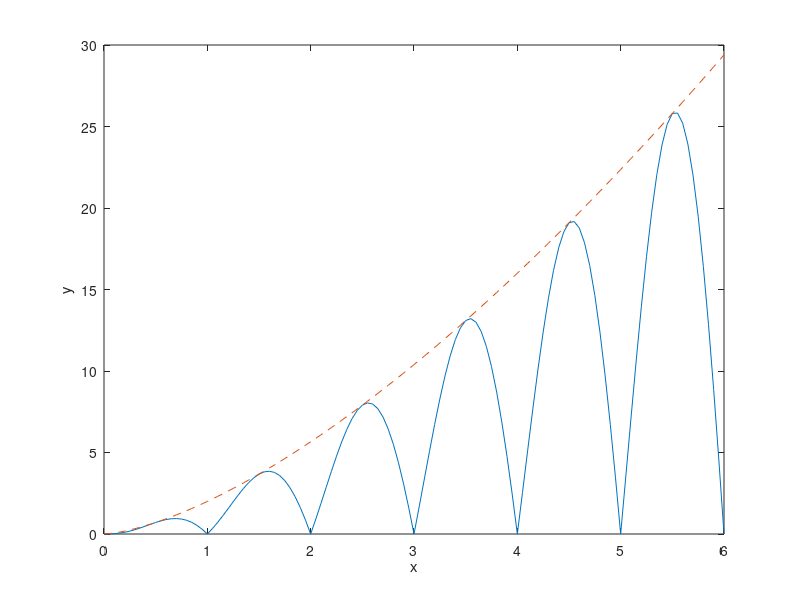

MATLAB code to generate this figure:
x = 0:0.05:6;
f1 = @(x)(x+abs(x)).*sqrt(x);
f2 = @(x)abs(sin(pi*x));
y1 = f1(x).*f2(x);
y2 = f1(x);

plot(x, y1, x, y2, '--')
xlabel('x');
ylabel('y');
